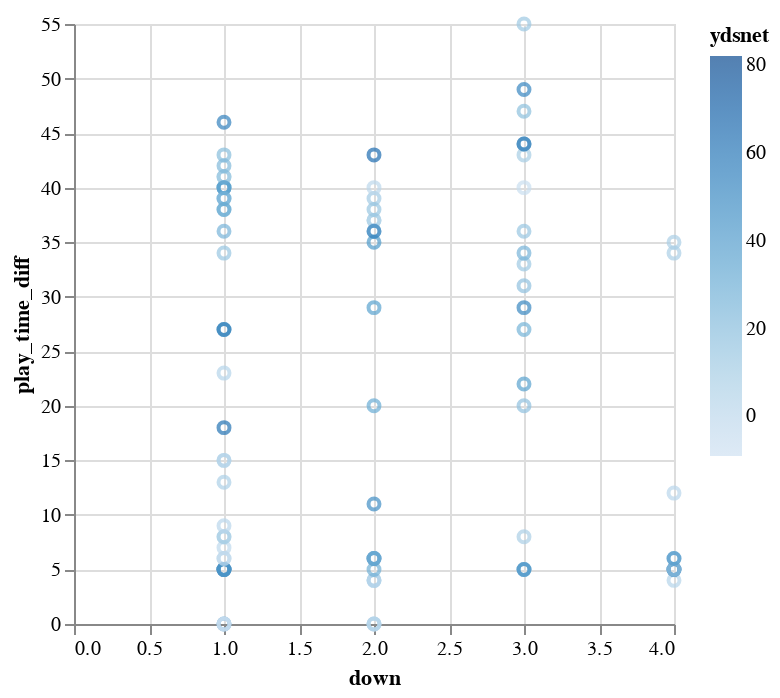

Here is the notebook cell this chart was saved with:
### Code cell
alt.Chart(df[:100]).mark_point().encode(
    x = "down",
    y = "play_time_diff",
    color="ydsnet"
)
